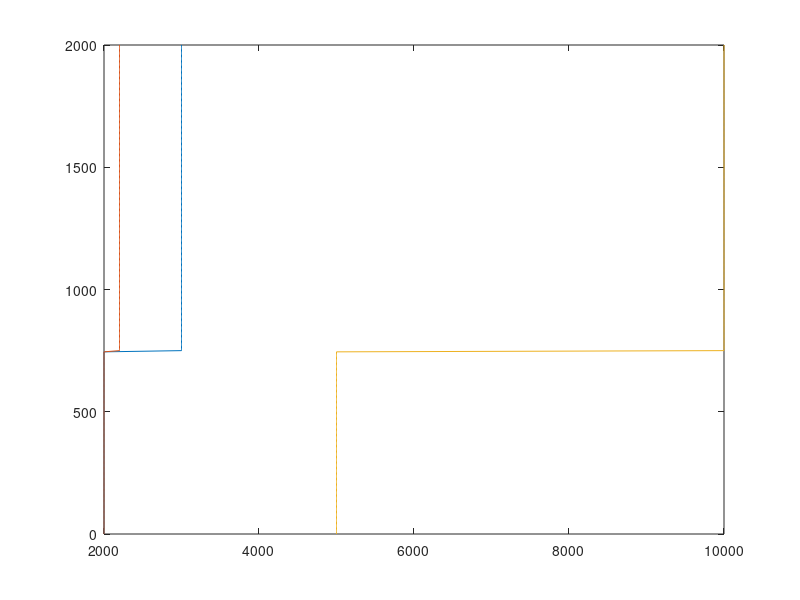

MATLAB code to generate this figure: (Note: this script raises an error after producing the figure.)
%% Cell 1, a very simple model
%make a very simple model
z=(0:5:2000)';
vp=2000*ones(size(z));
%install an interfaces at 250m and at 750m
i1=100/5+1;
i2=750/5+1;
vp(i1:i2)=2000;
vp(i2:end)=3000;
rho=2000*ones(size(z));
rho(i1:i2)=2000;
rho(i2:end)=2200;
Q=50*ones(size(z));
Q(i1:i2)=50;
Q(i2:end)=100;

figure
plot(vp,z,rho,z,100*Q,z);flipy
title('Simple model')
ylabel('Depth (m)');
xlabel('Velocity or Density (MKS units)')
legend('Velocity','Density','100*Q');
axis([1500 10000 0 2000])
prepfig

dt=.002;
fdom=30;
% [w,tw]=ricker(dt,30,.2);
[w,tw]=wavemin(dt,fdom,.2);
figure
plot(tw,w)
title('Wavelet')
xlabel('time (s)')
prepfig
zr=0:10:1000;% receiver depths

%compute a time depth curve from the well velocities
tz=vint2t(vp,z);
%interpolate times at each receiver depth
trec=interp1(z,tz,zr);
%compute drift times
td=tdrift(Q,z,fdom,vp);
%interpolate at the receiver depth
tdr=interp1(z,td,zr);

%run the model
tmax=1.5;
rflag=0;
fpress=0;
fmult=0;
[vspq,tq,upq,downq]=vspmodelq(vp,rho,Q,z,w,tw,tmax,zr,12500,rflag,fpress,fmult);

plotimage(vspq,tq,zr);
title(['Total field, rflag=' num2str(rflag)] );
xlabel('receiver depth');
ylabel('time');
plotimage(upq,tq);
title(['Upgoing field, rflag=' num2str(rflag)] );
xlabel('receiver depth');
ylabel('time');
plotimage(downq,tq,zr);
h1=line(zr,trec,'color','r');
h2=line(zr,trec+tdr,'color','g');
title(['Downgoing field, rflag=' num2str(rflag)]);
xlabel('receiver depth');
ylabel('time');
legend([h1 h2],'time at well velocity','time at seismic velocity');
figure
trace=vspq(:,end);
amp=max(abs(trace))/3;
ind=near(tq,trec(end-1));
p1=zeros(size(tq));
p1(ind)=amp;
ind=near(tq,trec(end-1)+tdr(end-1));
p2=zeros(size(tq));
p2(ind)=amp;
plot(tq,trace,tq,p1,'r',tq,p2,'k')
xlabel('Time (s)')
legend('Deepest receiver','Well velocity time','Seismic velocity time')


%% Cell 2: Read well 1409 and block it in prep for a more complex model
%load a well log and block it
wellname='1409.las';%las file to read
s=which('vspmodelq');
if(isempty(s))
    error('Well file for well 1409 not found, you need to load and install the CREWES toolbox')
end
ind = strfind(s,'vspmodelq');
filename=[s(1:ind-1) '1409.las'];
disp(['Well 1409 loaded from ' filename])
dzblk=1;%blocking size
dzout=1;%sample size
vp0=1600;
vs0=900;
rho0=1800;

[vp,vs,rho,z]=blocklogs(filename,dzblk,dzout,vp0,vs0,rho0);

%invent a Q
Qmin=20;Qmax=500;
vp1=1500;vp2=4500;
rho1=1800;rho2=3000;
[Q,Qrand]=fakeq(vp,rho,Qmin,Qmax,2,vp1,vp2,rho1,rho2,1,1);

figure
plot(vp,z,rho,z,10*Q,z);flipy
title('Well model')
ylabel('Depth (m)');
xlabel('Velocity or Density (MKS units) and Q')
legend('Velocity','Density','10*Q');
prepfig
%% Cell 3: create the VSP on the blocked logs model from Cell 2
%run the well model from the previous cell

%define wavelet and receivers
dt=.002;
fdom=30;
% [w,tw]=ricker(dt,30,.2);
[w,tw]=wavemin(dt,fdom,.2);

figure
plot(tw,w)
title('Wavelet')
xlabel('time (s)')
prepfig

tmax=2.0;
zr=0:5:1400;
rflag=1;
fpress=0;
fmult=1;
[vspq,tq,upq,downq]=vspmodelq(vp,rho,Q,z,w,tw,tmax,zr,12500,rflag,fpress,fmult);

%compute a time depth curve from the well velocities
tz=vint2t(vp,z);
%interpolate times at each receiver depth
trec=interp1(z,tz,zr);
%compute drift times
td=tdrift(Q,z,fdom,vp);
%interpolate at the receiver depth
tdr=interp1(z,td,zr);

plotimage(vspq',zr,tq);
% h1=line(zr,tr,'color','r');
% h2=line(zr,tr+tdr,'color','g');
title('Total field');
ylabel('receiver depth');
xlabel('time');


% plotimage(vspq,tq,zr);
% % h1=line(zr,tr,'color','r');
% % h2=line(zr,tr+tdr,'color','g');
% title('Total field');
% xlabel('receiver depth');
% ylabel('time');
% legend([h1 h2],'time at well velocity','time at seismic velocity');
% figure
% trace=vspq(:,end);
% amp=max(abs(trace))/3;
% ind=near(tq,trec(end-1));
% p1=zeros(size(tq));
% p1(ind)=amp;
% ind=near(tq,trec(end-1)+tdr(end-1));
% p2=zeros(size(tq));
% p2(ind)=amp;
% plot(tq,trace,tq,p1,'r',tq,p2,'k')
% xlabel('Time (s)')
% legend('Deepest receiver','Well velocity time','Seismic velocity time')
plotimage(upq',zr,tq);
title('Upgoing field');
ylabel('receiver depth');
xlabel('time');
plotimage(downq',zr,tq);
h1=line(trec,zr,'color','r');
h2=line(trec+tdr,zr,'color','g');
title('Downgoing field');
ylabel('receiver depth');
xlabel('time');
legend([h1 h2],'time at well velocity','time at seismic velocity');
figure
trace=downq(:,end);
amp=max(abs(trace))/3;
ind=near(tq,trec(end-1));
p1=zeros(size(tq));
p1(ind)=amp;
ind=near(tq,trec(end-1)+tdr(end-1));
p2=zeros(size(tq));
p2(ind)=amp;
plot(tq,trace,tq,p1,'r',tq,p2,'k')
title('Downgoing field at deepest receiver') 
xlabel('Time (s)')
legend('Deepest receiver','Well velocity time','Seismic velocity time')

%save the results
save synthetic_vsp_1409